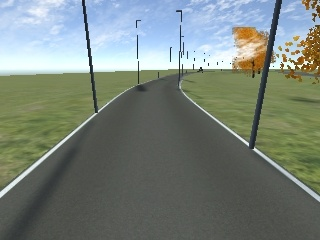
#> input picture scripts/image.jpg, 320 x 240 px
$ python merge.py   (older library calls are emulated)
#> lines starting #> are read from the running program, lines starting #| are printed output that depends on the picture; after the words box and inside, x2 and y2 are one past the last pixel; in counts of white or black regions, pixels touching at a corner belong together
import cv2
import numpy as np
import math
def getPoints(x0, y0, x1, y1):
  points = []
  start, end = [(x0,y0), (x1, y1)] if y0 < y1 else [(x1, y1), (x0, y0)]
  for y in range(start[1], end[1] + 10, 10):
    dx = (y - start[1]) * abs(x0-x1) // abs(y0-y1)
    x = start[0] - dx if start[0] > end[0] else start[0] + dx
    points.append((x, y))

  start, end = [(x0,y0), (x1, y1)] if x0 < x1 else [(x1, y1), (x0, y0)]
  for x in range(start[0], end[0] + 10, 10):
    dy = (x - start[0]) * abs(y0 - y1) // abs(x0 - x1)
    y = start[1] - dy if start[1] > end[1] else start[1] + dy
    points.append((x,y))

  return points

image = cv2.imread("image.jpg", cv2.IMREAD_COLOR)
#> image is the input picture: shape (240, 320, 3); mean B, G, R 122.5, 130.2, 120.2

sobely = cv2.Sobel(image,cv2.CV_8U,0,1,ksize=3)
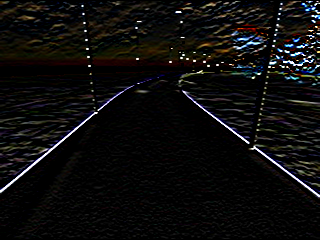
#> sobely: shape (240, 320, 3); mean B, G, R 12.3, 12.6, 13.3
sobely_hsv = cv2.cvtColor(sobely, cv2.COLOR_BGR2HSV)
#> sobely_hsv: shape (240, 320, 3); mean H, S, V 28.3, 75.1, 16.2
sobel_thresh = cv2.inRange(sobely_hsv, (0,0,0), (180, 255, 170))
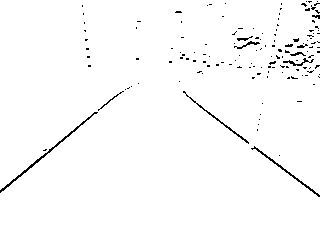
#> sobel_thresh: shape (240, 320); 98.2% white; black in thin lines or dots, all inside (x1, y1, x2, y2) = (0, 1, 320, 197)

sobel_thresh = cv2.bitwise_not(sobel_thresh)

image_hsv = cv2.cvtColor(image, cv2.COLOR_BGR2HSV)
#> image_hsv: shape (240, 320, 3); mean H, S, V 59.7, 49.4, 138.4
image_thresh = cv2.inRange(image_hsv, (0, 0, 180), (179, 65, 255))
#> image_thresh: shape (240, 320); 15.7% white; 75 white regions (56 under 20 px), largest, box (x1, y1, x2, y2) and area: (0, 0, 90, 76) 5167, (88, 25, 180, 72) 2577, (180, 29, 258, 69) 1698
merge = cv2.max(image_thresh, sobel_thresh)
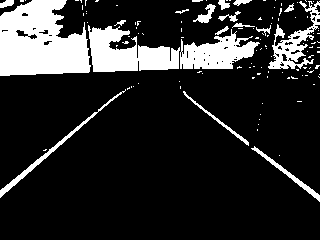
#> merge: shape (240, 320); 16.9% white; 120 white regions (102 under 20 px), largest, box (x1, y1, x2, y2) and area: (0, 0, 91, 76) 5180, (88, 25, 180, 72) 2579, (180, 29, 260, 69) 1776

cv2.imshow("merge", merge)

edges = cv2.Canny(merge, 200, 240, 3)
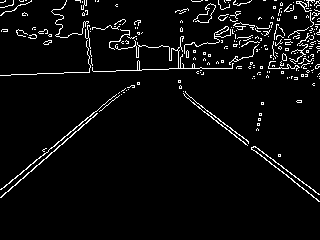
#> edges: shape (240, 320); 4.6% white in thin lines or dots, all inside (x1, y1, x2, y2) = (0, 0, 320, 202)
edges = edges[85:,:]
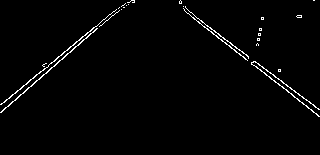
#> edges: shape (155, 320); 1.7% white in thin lines or dots, all inside (x1, y1, x2, y2) = (0, 0, 320, 117)
cv2.imshow("edges", edges)

lines_img = image[85:,:]
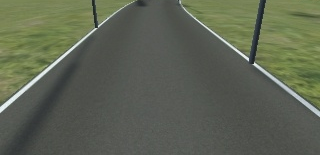
#> lines_img: shape (155, 320, 3); mean B, G, R 82.8, 99.8, 94

lines = cv2.HoughLinesP(edges, 1, np.pi/180, 50, maxLineGap=50)
#> lines = [[0, 112, 127, 2], [184, 10, 319, 116], [195, 16, 318, 109], [1, 104, 109, 14], [188, 10, 319, 109]]
# print(lines)
if lines is not None:
  for line in lines:
    x1, y1, x2, y2 = line[0]
    print("Line: ", x1, y1, x2, y2)
    points = getPoints(x1, y1, x2, y2)
    print(points)
    for point in points:
        cv2.circle(lines_img, point, 1, (0,0,255), -1)
    cv2.line(lines_img, (x1, y1), (x2, y2), (0, 255, 0), 1)
#> this loop made 5 passes
#> (printed output is left out)
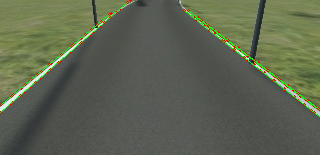
#> lines_img: shape (155, 320, 3); 1.88% of pixels changed, all inside (x1, y1, x2, y2) = (0, 0, 320, 117)

#cv2.circle(lines_img, (50, 100), 3, (255, 0, 0), -1)
cv2.imshow("lines", lines_img)


cv2.waitKey(0)
cv2.destroyAllWindows()
